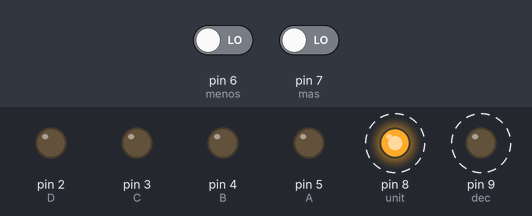
Bench run of a sketch on a simulated Arduino Uno, built with avr-gcc and run on an emulated ATmega328P. On the bench: output pins drawn as LEDs (lit = HIGH). Dashed ring = blinking. The test bench sets the inputs (shaded band); at power-on: pin 7 (mas) LOW, pin 6 (menos) LOW.

Above: at 1.25 s.
1.3 s: pin 7 (mas) driven HIGH
At 3.05 s:
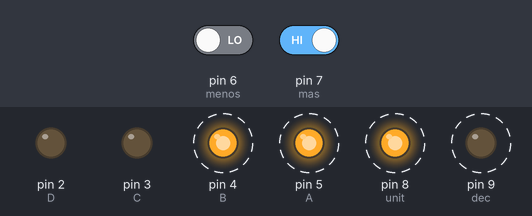
4.3 s: pin 7 (mas) driven LOW
At 4.45 s:
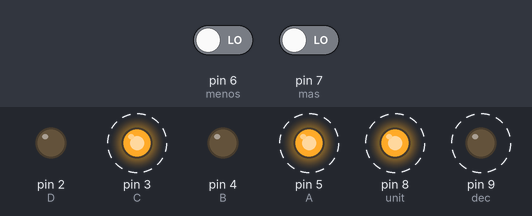
7.3 s: pin 6 (menos) driven HIGH
At 7.7 s:
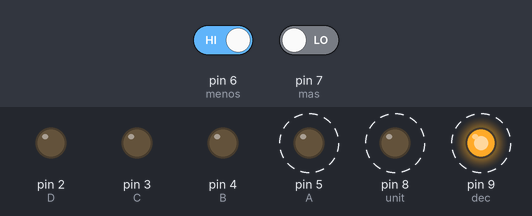
10.3 s: pin 6 (menos) driven LOW and pin 7 (mas) driven HIGH
At 16.7 s:
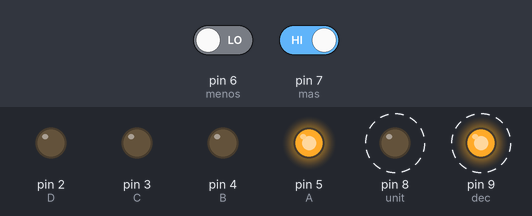
Timing chart, 0 to 24.4 s (numbered marks = the images above; inputs shaded):
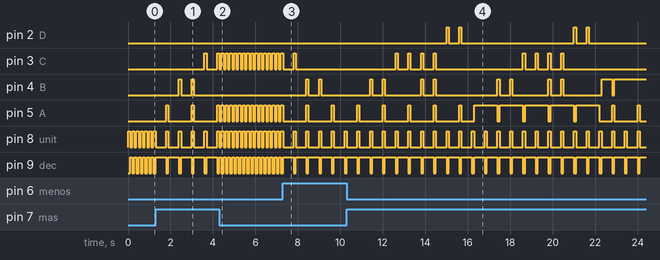

Measured:
- after the input at 1.3 s, pin 3 (C): LOW → HIGH after 2.3 s, → LOW 0.10 s later, → HIGH 0.50 s later; pin 4 (B): alternates HIGH for 0.10 s and LOW for 0.50 s, 4 changes in all, then stays LOW, starting after 1.1 s
- after the input at 4.3 s, pin 2 (D), pin 4 (B): stops changing and stays LOW; pin 3 (C), pin 5 (A), pin 8 (unit), pin 9 (dec): alternates HIGH for 0.10 s and LOW for 0.10 s, starting after 0.10 s
- after the input at 7.3 s, pin 4 (B): alternates HIGH for 0.10 s and LOW for 0.50 s, 4 changes in all, then stays LOW, starting after 1.1 s; pin 5 (A): alternates HIGH for 0.10 s and LOW for 1.1 s, starting after 1.1 s
- after the input at 10.3 s, pin 2 (D): LOW → HIGH after 4.7 s, → LOW 0.10 s later, → HIGH 0.50 s later, → LOW 0.10 s later, … (8 changes in this stretch); pin 3 (C): goes 3 × (HIGH 0.10 s, LOW 0.50 s), HIGH 0.10 s, LOW 4.1 s, 3 × (HIGH 0.10 s, LOW 0.50 s), HIGH 0.10 s, then LOW, starting after 2.3 s
- by itself, pin 8 (unit), pin 9 (dec): alternates HIGH for 0.10 s and LOW for 0.10 s

The sketch:

suma_y_resta_de_valores_de_1-40_mediante_pulsador.ino
```cpp
/*UNIVERSIDAD TECNICA DEL NORTE
 * FICA-CIERCOM
 * SISTEMAS MICROPROCESADOS
 * Nombre: Brayan Chandi
 * realizar un programa que sume y reste valores de 1 a 40 mediante pulsador
*/
int A=5, B=4, C=3, D=2, mas=7,menos=6; //declaracion de variables, pines que se va a utilizar en el arduino
int i=0;
int dec=9;
int unit=8;
int decenas, unidades; //variables que definen como se obtendrda el valor que se va a mostrar como unidades o decenas
void setup() {
  //0
  pinMode(A,OUTPUT); //pin A declarado como salida
  pinMode(B,OUTPUT);//pin B declarado como salida
  pinMode(C,OUTPUT);//pin C declarado como salida
  pinMode(D,OUTPUT);//pin D declarado como salida
  pinMode(mas,INPUT);//pin mas declarado como entrada
  pinMode(menos,INPUT);//pin menos declarado como entrada
   pinMode(dec,OUTPUT); //pin dec declarado como salida
  pinMode(unit,OUTPUT); //pin unit declarado como salida


}

void loop() { // operaciones que se van a realizar
  if(digitalRead(mas)==HIGH){ //si es leido el pulsador mas
    delay(400); //hay un tiempo de espera de 400 ms
    if(i<40){ //si el contador es menor a 40
      i++; //el contador se incrementa
      decenas=i/10; //las decenas se obtienen dividiendo el contador para 10
      unidades=i-(decenas*10); //obtencion de las unidades que se mostraran en el display
    }else{ i=0; //caso contrario en contador regresa a 0
      }
  }
  if(digitalRead(menos)==HIGH){//si es leido el pulsador menos
    delay(400);//hay un tiempo de espera de 400 ms
    if(i<40){//si el contador es menor a 40
      i--;//el contador se decrementa
      decenas=i/10;//las decenas se obtienen dividiendo el contador para 10
      unidades=i-(decenas*10);//las decenas se obtienen dividiendo el contador para 10
    }else{ i=0;//caso contrario en contador regresa a 0
      }
  }
  digitalWrite(unit,HIGH); //encendido del display para mostrar digitos unidades
  digitalWrite(dec,LOW);
  display(unidades);
  delay(100); //tiempo de refrescamiento
  digitalWrite(unit,LOW);
  digitalWrite(dec,HIGH); //encendido del display mara mostrar digitos decenas
  display(decenas);
  delay(100); //tiempo de refrescamiento
  }
  void display (int j){ //metodo que permite encender cada digito en el display
    switch(j){
  //0
  case 0:
  digitalWrite(A,LOW);
  digitalWrite(B,LOW);
  digitalWrite(C,LOW);
  digitalWrite(D,LOW);
  break;
  //1
  case 1:
  digitalWrite(A,HIGH);
  digitalWrite(B,LOW);
  digitalWrite(C,LOW);
  digitalWrite(D,LOW);
  break;
   //2
   case 2:
  digitalWrite(A,LOW);
  digitalWrite(B,HIGH);
  digitalWrite(C,LOW);
  digitalWrite(D,LOW);
  break;
   //3
   case 3:
  digitalWrite(A,HIGH);
  digitalWrite(B,HIGH);
  digitalWrite(C,LOW);
  digitalWrite(D,LOW);
  break;
   //4
   case 4:
  digitalWrite(A,LOW);
  digitalWrite(B,LOW);
  digitalWrite(C,HIGH);
  digitalWrite(D,LOW);
  break;
   //5
   case 5:
  digitalWrite(A,HIGH);
  digitalWrite(B,LOW);
  digitalWrite(C,HIGH);
  digitalWrite(D,LOW);
  break;
   //6
   case 6:
  digitalWrite(A,LOW);
  digitalWrite(B,HIGH);
  digitalWrite(C,HIGH);
  digitalWrite(D,LOW);
  break;
   //7
   case 7:
  digitalWrite(A,HIGH);
  digitalWrite(B,HIGH);
  digitalWrite(C,HIGH);
  digitalWrite(D,LOW);
  break;
   //8
   case 8:
  digitalWrite(A,LOW);
  digitalWrite(B,LOW);
  digitalWrite(C,LOW);
  digitalWrite(D,HIGH);
  break;
   //9
   case 9:
  digitalWrite(A,HIGH);
  digitalWrite(B,LOW);
  digitalWrite(C,LOW);
  digitalWrite(D,HIGH);
  break;
}}
```
